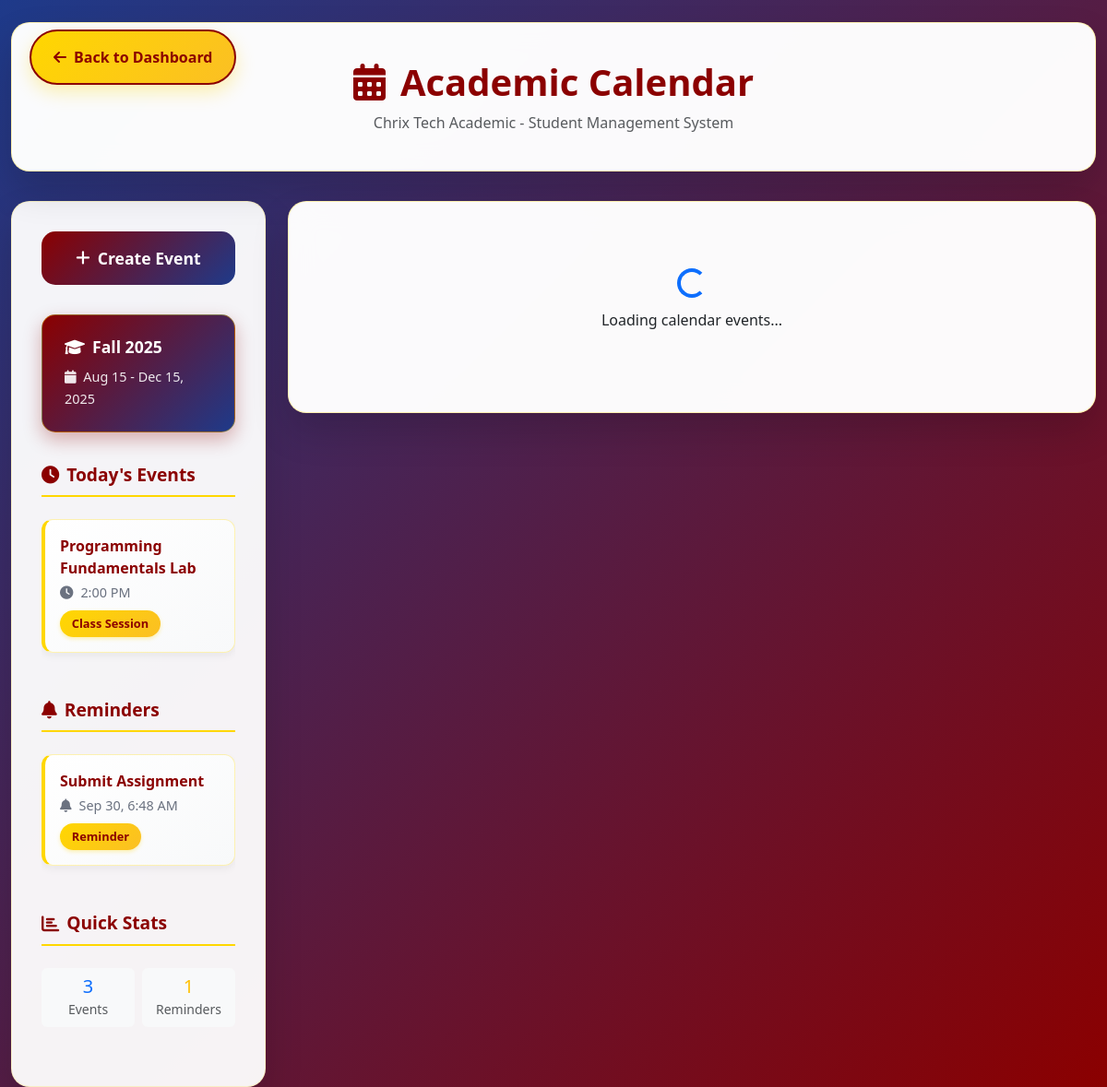
Page /calendar/ (signed in) on the committed database.
### calendar_app/models.py (models this page shows, shortened)
class AcademicCalendar(models.Model):
    SEMESTER_CHOICES = [
        ('fall', 'Fall Semester'),
        ('spring', 'Spring Semester'),
        ('summer', 'Summer Semester'),
    ]
    name = models.CharField(max_length=100)  # e.g., "Fall 2025"
    semester = models.CharField(max_length=10, choices=SEMESTER_CHOICES)
    year = models.IntegerField()
    start_date = models.DateField()
    end_date = models.DateField()
    registration_start = models.DateField()
    registration_end = models.DateField()
    classes_start = models.DateField()
    classes_end = models.DateField()
    midterm_start = models.DateField(null=True, blank=True)
    midterm_end = models.DateField(null=True, blank=True)
    final_exam_start = models.DateField(null=True, blank=True)
    final_exam_end = models.DateField(null=True, blank=True)
    is_current = models.BooleanField(default=False)
    created_at = models.DateTimeField(auto_now_add=True)
    updated_at = models.DateTimeField(auto_now=True)
    class Meta:
        ordering = ['-year', '-start_date']
        unique_together = ['semester', 'year']

class CalendarEvent(models.Model):
    EVENT_TYPES = [
        ('assignment', 'Assignment Due'),
        ('exam', 'Examination'),
        ('class', 'Class Session'),
        ('holiday', 'Holiday'),
        ('meeting', 'Meeting'),
        ('deadline', 'Deadline'),
        ('orientation', 'Orientation'),
        ('graduation', 'Graduation'),
        ('registration', 'Registration'),
        ('other', 'Other'),
    ]
    PRIORITY_CHOICES = [
        ('low', 'Low'),
        ('medium', 'Medium'),
        ('high', 'High'),
        ('urgent', 'Urgent'),
    ]
    title = models.CharField(max_length=200)
    description = models.TextField(blank=True)
    event_type = models.CharField(max_length=20, choices=EVENT_TYPES, default='other')
    category = models.ForeignKey(EventCategory, on_delete=models.SET_NULL, null=True, blank=True)
    start_datetime = models.DateTimeField()
    end_datetime = models.DateTimeField()
    all_day = models.BooleanField(default=False)
    priority = models.CharField(max_length=10, choices=PRIORITY_CHOICES, default='medium')
    section = models.ForeignKey(Section, on_delete=models.CASCADE, null=True, blank=True)
    assignment = models.ForeignKey(Assignment, on_delete=models.CASCADE, null=True, blank=True)
    created_by = models.ForeignKey(User, on_delete=models.CASCADE, related_name='created_events')
    attendees = models.ManyToManyField(User, blank=True, related_name='calendar_events')
    is_public = models.BooleanField(default=False)
    is_recurring = models.BooleanField(default=False)
    recurrence_pattern = models.CharField(max_length=100, blank=True)  # JSON or simple pattern
    created_at = models.DateTimeField(auto_now_add=True)
    updated_at = models.DateTimeField(auto_now=True)
    class Meta:
        ordering = ['start_datetime']
    @property
    def is_today(self):
        return self.start_datetime.date() == timezone.now().date()

class PersonalReminder(models.Model):
    REMINDER_TYPES = [
        ('assignment', 'Assignment Reminder'),
        ('exam', 'Exam Reminder'),
        ('meeting', 'Meeting Reminder'),
        ('personal', 'Personal Reminder'),
        ('deadline', 'Deadline Reminder'),
    ]
    user = models.ForeignKey(User, on_delete=models.CASCADE)
    title = models.CharField(max_length=200)
    description = models.TextField(blank=True)
    reminder_type = models.CharField(max_length=20, choices=REMINDER_TYPES, default='personal')
    reminder_datetime = models.DateTimeField()
    is_completed = models.BooleanField(default=False)
    notify_email = models.BooleanField(default=False)
    notify_minutes_before = models.IntegerField(default=15)  # Minutes before to notify
    created_at = models.DateTimeField(auto_now_add=True)
    updated_at = models.DateTimeField(auto_now=True)
    class Meta:
        ordering = ['reminder_datetime']

### calendar_app/views.py (the view, shortened to what this page needs)
# urls.py: path('', views.calendar_view, name='calendar'),
@login_required
def calendar_view(request):
    year = int(request.GET.get('year', timezone.now().year))
    month = int(request.GET.get('month', timezone.now().month))
    cal_obj = cal.Calendar(firstweekday=6)  # Start week on Sunday
    month_days = cal_obj.monthdayscalendar(year, month)
    start_date = datetime(year, month, 1).date()
    if month == 12:
        end_date = datetime(year + 1, 1, 1).date() - timedelta(days=1)
    else:
        end_date = datetime(year, month + 1, 1).date() - timedelta(days=1)
    profile = get_object_or_404(Profile, user=request.user)
    events_query = CalendarEvent.objects.filter(
        start_datetime__date__range=[start_date, end_date]
    )
    if profile.role == 'student':
        from courses.models import Enrollment
        enrollments = Enrollment.objects.filter(student__profile=profile)
        sections = [e.section for e in enrollments]
        events_query = events_query.filter(
            Q(section__in=sections) |
            Q(is_public=True) |
            Q(attendees=request.user)
        )
    else:  # Admin
        pass
    events = events_query.distinct()
    reminders = PersonalReminder.objects.filter(
        user=request.user,
        reminder_datetime__date__range=[start_date, end_date],
        is_completed=False
    )
    academic_calendar = AcademicCalendar.objects.filter(is_current=True).first()
    events_data = []
    for event in events:
        events_data.append({
            'id': event.id,
            'title': event.title,
            'start': event.start_datetime.isoformat(),
            'end': event.end_datetime.isoformat(),
            'type': event.event_type,
            'priority': event.priority,
            'allDay': event.all_day,
            'color': event.category.color if event.category else '#007bff',
        })
    for reminder in reminders:
        events_data.append({
            'id': f'reminder_{reminder.id}',
            'title': f'📝 {reminder.title}',
            'start': reminder.reminder_datetime.isoformat(),
            'type': 'reminder',
            'priority': 'medium',
            'color': '#ffc107',
        })
    context = {
        'year': year,
        'month': month,
        'month_name': cal.month_name[month],
        'month_days': month_days,
        'events': events,
        'events_data': json.dumps(events_data),
        'reminders': reminders,
        'academic_calendar': academic_calendar,
        'profile': profile,
        'today': timezone.now().date(),
        'prev_month': month - 1 if month > 1 else 12,
        'prev_year': year if month > 1 else year - 1,
        'next_month': month + 1 if month < 12 else 1,
        'next_year': year if month < 12 else year + 1,
    }
    return render(request, 'calendar_app/calendar.html', context)

### templates/calendar_app/calendar.html (shortened to what this page needs)
<!DOCTYPE html>
<html lang="en">
<head>
    <link href="https://cdn.jsdelivr.net/npm/bootstrap@5.3.0/dist/css/bootstrap.min.css" rel="stylesheet">
    <link rel="stylesheet" href="https://cdnjs.cloudflare.com/ajax/libs/font-awesome/6.0.0/css/all.min.css">
    <link href="https://cdn.jsdelivr.net/npm/fullcalendar@6.1.8/index.global.min.css" rel="stylesheet">
</head>
<body>
    <a href="{% url 'accounts:dashboard' %}" class="back-btn">
        <i class="fas fa-arrow-left me-2"></i>Back to Dashboard
    </a>
    <div class="container-fluid mt-4">
        <div class="calendar-header text-center">
            <h1 class="calendar-title">
                <i class="fas fa-calendar-alt me-3"></i>Academic Calendar
            </h1>
            <p class="text-muted mb-0">Chrix Tech Academic - Student Management System</p>
        </div>
        <div class="row">
            <div class="col-lg-3">
                <div class="sidebar">
                    {% if user.profile.role != 'student' %}
                    <a href="{% url 'calendar_app:create_event' %}" class="btn btn-create-event">
                        <i class="fas fa-plus me-2"></i>Create Event
                    </a>
                    {% else %}
                    <div class="alert alert-info mb-3" style="border-radius: 15px; border: 1px solid var(--ug-gold);">
                        <i class="fas fa-info-circle me-2"></i>
                        <strong>Note:</strong> Only teachers and administrators can create events.
                    </div>
                    {% endif %}
                    {% if academic_calendar %}
                    <div class="sidebar-section">
                        <div class="academic-info">
                            <h6><i class="fas fa-graduation-cap me-2"></i>{{ academic_calendar.name }}</h6>
                            <small>
                                <i class="fas fa-calendar me-1"></i>
                                {{ academic_calendar.start_date|date:"M j" }} - {{ academic_calendar.end_date|date:"M j, Y" }}
                            </small>
                        </div>
                    </div>
                    {% endif %}
                    <div class="sidebar-section">
                        <div class="sidebar-title">
                            <i class="fas fa-clock"></i>
                            Today's Events
                        </div>
                        <div class="today-events">
                            {% for event in events %}
                                {% if event.is_today %}
                                <div class="event-item" onclick="window.location='{% url 'calendar_app:event_detail' event.id %}'">
                                    <div class="event-title">{{ event.title }}</div>
                                    <div class="event-time">
                                        <i class="fas fa-clock me-1"></i>
                                        {% if event.all_day %}
                                            All Day
                                        {% else %}
                                            {{ event.start_datetime|date:"g:i A" }}
                                        {% endif %}
                                    </div>
                                    <span class="event-type">{{ event.get_event_type_display }}</span>
                                </div>
                                {% endif %}
                            {% empty %}
                                <div class="text-muted text-center py-3">
                                    <i class="fas fa-calendar-times"></i>
                                    <p class="mb-0 mt-2">No events today</p>
                                </div>
                            {% endfor %}
                        </div>
                    </div>
                    <div class="sidebar-section">
                        <div class="sidebar-title">
                            <i class="fas fa-bell"></i>
                            Reminders
                        </div>
                        <div class="today-events">
                            {% for reminder in reminders %}
                                <div class="event-item">
                                    <div class="event-title">{{ reminder.title }}</div>
                                    <div class="event-time">
                                        <i class="fas fa-bell me-1"></i>
                                        {{ reminder.reminder_datetime|date:"M j, g:i A" }}
                                    </div>
                                    <span class="event-type">Reminder</span>
                                </div>
                            {% empty %}
                                <div class="text-muted text-center py-3">
                                    <i class="fas fa-bell-slash"></i>
                                    <p class="mb-0 mt-2">No reminders</p>
                                </div>
                            {% endfor %}
                        </div>
                    </div>
                    <div class="sidebar-section">
                        <div class="sidebar-title">
                            <i class="fas fa-chart-bar"></i>
                            Quick Stats
                        </div>
                        <div class="row g-2">
                            <div class="col-6">
                                <div class="text-center p-2 bg-light rounded">
                                    <div class="h5 mb-0 text-primary">{{ events|length }}</div>
                                    <small class="text-muted">Events</small>
                                </div>
                            </div>
                            <div class="col-6">
                                <div class="text-center p-2 bg-light rounded">
                                    <div class="h5 mb-0 text-warning">{{ reminders|length }}</div>
                                    <small class="text-muted">Reminders</small>
                                </div>
                            </div>
                        </div>
                    </div>
                </div>
            </div>
            <div class="col-lg-9">
                <div class="calendar-container">
                    <div class="loading-spinner" id="loadingSpinner">
                        <div class="spinner-border text-primary" role="status">
                        </div>
                        <p class="mt-2">Loading calendar events...</p>
                    </div>
                </div>
            </div>
        </div>
    </div>
</body>
</html>

### rows in the picture
AcademicCalendar: name "Fall 2025", start_date "Aug 15", end_date "Dec 15, 2025"
CalendarEvent: title "Programming Fundamentals Lab", start_datetime "2:00 PM", event_type "Class Session"
PersonalReminder: title "Submit Assignment", reminder_datetime "Sep 30, 6:48 AM"

### other values in the picture
{{ events|length }} "3"
{{ reminders|length }} "1"
